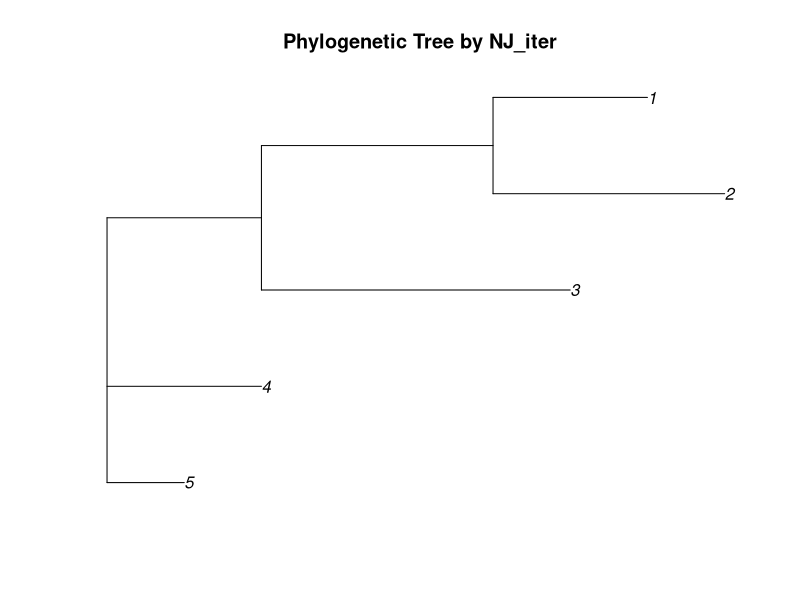
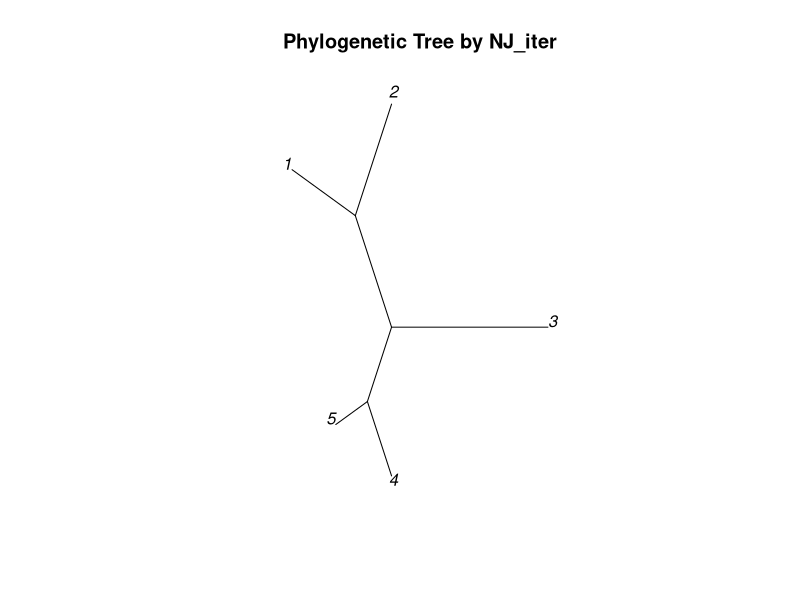
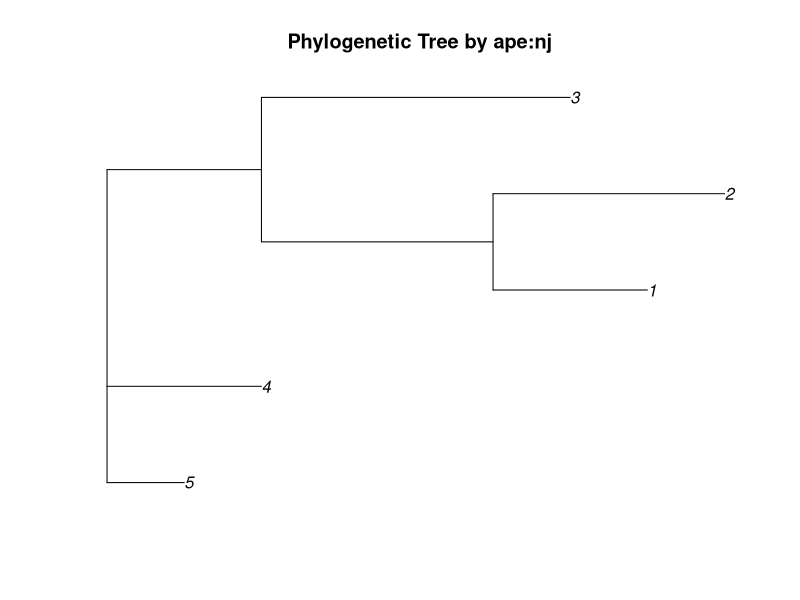
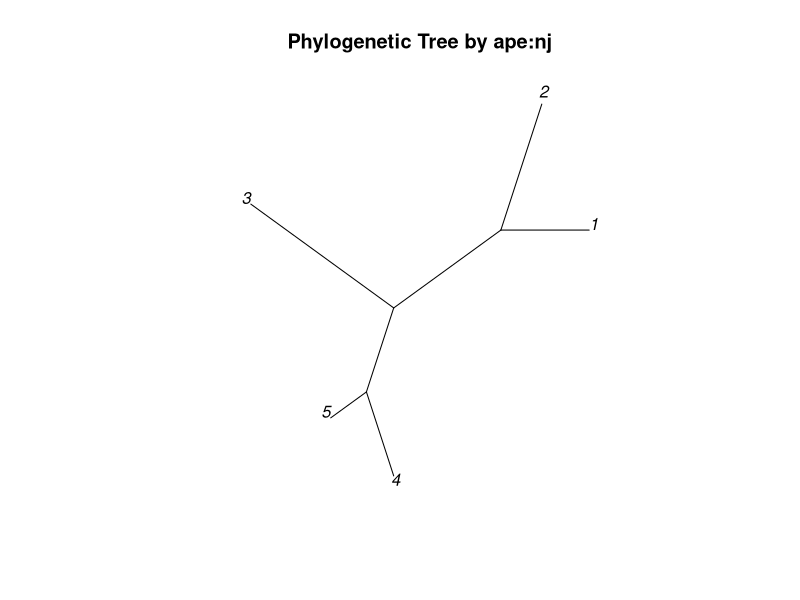

Source code (R) for these figures, in order:
## ---- chunk 1
library(ape)

NJ <- function(D_matrix, total_dim, edge_vector) {
  n = dim(D_matrix)[1]
  id_m = matrix(0, ncol=n, nrow=n) # identity matrix
  diag(id_m) <- 1
  Q = matrix(0, ncol=n, nrow=n)
  trans_m = matrix(1, ncol=n, nrow=n)
  d1 = D_matrix %*% trans_m
  d2 = t(d1)
  Q = (n-2) * D_matrix - d1 - d2
  diag(Q) <- 0
  minQ <- min(Q)
  cord = which(Q==minQ, arr.ind=TRUE)[1,]
  cord1 = cord[2]
  cord2 = cord[1]
  
  edge1 = edge_vector[cord1]
  edge2 = edge_vector[cord2] # retrieve the edge values for joining taxa
  delta1 = 0.5 * D_matrix[cord1,cord2] + 0.5/(n-2)*(d1[cord1,cord2]-d2[cord1,cord2])
  delta2 = D_matrix[cord1,cord2] - delta1
  
  if (n==3) {
    delta3 = D_matrix[1,3] - delta1 # it's for the last iteration which will omit 3 delta values. The last Q matrix must be a matrix with all equal values not in diagonal
    edge3 = edge_vector[3]
    return(list(c(edge1, edge2, edge3), c(delta1, delta2, delta3)))
  } # the last iteration would not need to update the D matrix and just return edge values and delta
  
  trans_m = id_m
  trans_m[cord1,cord2] = 1
  new_row = trans_m %*% D_matrix
  
  trans_m = id_m
  trans_m[cord1,] = -1
  new_row = 0.5 * (new_row %*% trans_m)[cord1,c(-cord1, -cord2)]

  D_matrix <- D_matrix[c(-cord1,-cord2),]
  D_matrix <- D_matrix[,c(-cord1,-cord2)] # delete 2 rows and 2 cols that belong to the 2 joined taxa
  edge_vector <- edge_vector[c(-cord1,-cord2)] # do the same with the edge vector
  edge_vector <- append(total_dim+n-2, edge_vector) # create a new edge value for new node
  D_matrix <- rbind(new_row, D_matrix)
  D_matrix <- cbind(c(0,new_row), D_matrix) # always the new node is in the first col and row
  return(list(D_matrix, c(edge1, edge2), c(delta1, delta2), edge_vector))
}

edge <- c(1:5)
D = matrix(c(0,5,9,9,8,5,0,10,10,9,9,10,0,8,7,9,10,8,0,3,8,9,7,3,0), ncol=5)
t <- NJ(D, dim(D)[1], edge)
## ---- chunk 2
NJ_iter <- function(D_init) {
  dim = dim(D_init)[1]
  edge_v = c(1:dim) # vector can be operated and record the edge values' changes
  edge <- matrix(0, ncol=2, nrow=2*dim-3)
  tip.label <- as.character(c(1:dim))
  Nnode = dim - 2
  edge.length <- c(rep(0, each=2*dim-3))
  if (dim > 3) {
    for(i in dim:4) {
      out <- NJ(D_init, dim, edge_v)
      D_init <- out[[1]]
      edge[c(2*dim-2*i+1,2*dim-2*i+2),] <- c(dim+i-2, dim+i-2, out[[2]][1], out[[2]][2]) # the first 2 elements are edge values for new node created in last iteration
      edge.length[c(2*dim-2*i+1,2*dim-2*i+2)] <- out[[3]]
      edge_v <- out[[4]]
    }
  }
  out <- NJ(D_init, dim, edge_v)
  edge[c(2*dim-5, 2*dim-4, 2*dim-3),] <- c(dim+1, dim+1, dim+1, out[[1]][1], out[[1]][2], out[[1]][3])
  edge.length[c(2*dim-5, 2*dim-4, 2*dim-3)] <- out[[2]]
  
  tree = list("edge"=edge, "tip.label"=tip.label, "Nnode"=Nnode, "edge.length"=edge.length)
  tree$edge <- cbind(matrix(rev(tree$edge), ncol=2)[,2], matrix(rev(tree$edge), ncol=2)[,1])
  tree$edge.length <- rev(tree$edge.length)
  class(tree) <- "phylo"
  return(tree)
}

D = matrix(c(0,5,9,9,8,5,0,10,10,9,9,10,0,8,7,9,10,8,0,3,8,9,7,3,0), ncol=5)

tree <- NJ_iter(D)
## ---- chunk 3
# Plot the tree
plot(tree, main = "Phylogenetic Tree by NJ_iter")

plot.phylo(tree, type = "unrooted", main = "Phylogenetic Tree by NJ_iter")
## ---- chunk 4
validate_tree <- nj(D)
plot(validate_tree, main = "Phylogenetic Tree by ape:nj")

plot.phylo(validate_tree, type = "unrooted", main = "Phylogenetic Tree by ape:nj")
